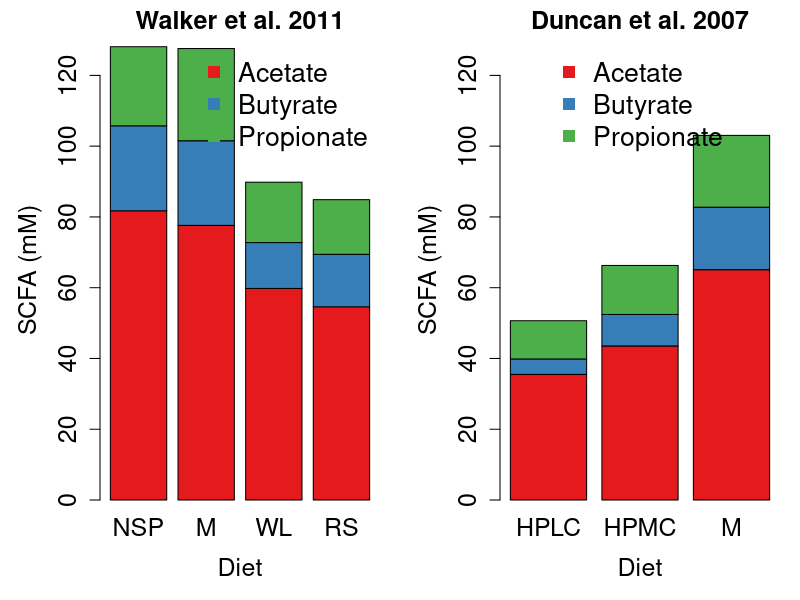

This figure's R source:
rm(list=ls())
graphics.off()

library('RColorBrewer')

scfa.cols=brewer.pal(3,'Set1')

SCFAnames=c('Acetate','Butyrate','Propionate')

Duncan=rbind(M=c(65.09,17.67,20.28),
    HPMC=c(43.54,8.9,13.84),
    HPLC=c(35.50,4.36,10.81))
colnames(Duncan)=SCFAnames

DuncanNames=c('M','HPMC','HPLC')

#Walker SCFA data is from an email from Harry of some analysis by Grietje
scfa.walker=rbind(
    M=c(0.24,77.61,26.06,1.68,23.92,1.31,2.42,0.45,3.47,4.21,0.08,141.47),
    NSP=c(0.62,81.74,22.37,1.26,24.00,0.98,1.98,0.32,2.24,8.64,0.11,144.26),
    RS=c(0.75,54.61,15.45,1.65,14.82,1.33,1.94,0.86,3.70,1.27,0.16,96.53),
WL=c(0.11,59.78,17.07,1.78,12.97,1.42,2.01,0.54,3.85,0.90,0.08,100.49)
)
colnames(scfa.walker)=c('Formate','Acetate','Propionate','Isobutyrate','Butyrate','Isovalerate','Valerate','Cap','Lactate','Succinate','Fum','SCFAtot')

expts=c('M','NSP','RS','WL')
NSPI=c('M'=28,'NSP'=42,'RS'=13,'WL'=22)
RSI=c('M'=230,'NSP'=138,'RS'=275,'WL'=110)
CI=c('M'=427,'NSP'=427,'RS'=434,'WL'=201)


#RS.frac=RSI/(RSI+NSPI)
RS.frac=RSI/CI
exptsNew=expts[order(RS.frac)]

mat1=scfa.walker[exptsNew,SCFAnames]


dev.new(width=10,height=7)
par(mfrow=c(1,2),mar=c(5,5,2,1))
barplot(t(mat1),col=scfa.cols,names.arg=exptsNew,
        main='Walker et al. 2011',
        xlab='Diet',
        ylim=c(0,130),
        ylab='SCFA (mM)',
        cex.lab=1.5,cex.names=1.5,cex.main=1.5,cex.axis=1.5
        )
legend('topright',pch=15, col=scfa.cols,SCFAnames,cex=1.6,bty='n')


DuncanNamesNew=c('HPLC','HPMC','M')

barplot(t(Duncan[DuncanNamesNew,]),col=scfa.cols,names.arg=DuncanNamesNew,
        main='Duncan et al. 2007',
        xlab='Diet',
        ylim=c(0,130),
        ylab='SCFA (mM)',
        cex.lab=1.5,cex.names=1.5,cex.main=1.5,cex.axis=1.5
        )
legend('top',pch=15, col=scfa.cols,SCFAnames,cex=1.6,bty='n')

dev.copy2eps(file='InVivoExptsNew.eps')
